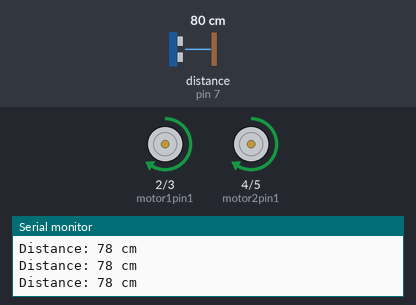
This sketch was run on a simulated Arduino Uno, built with avr-gcc and run on an emulated ATmega328P. On the bench: motor-driver pin pairs drawn as motors (green arrow = first pin HIGH = forward, orange = second pin HIGH = backward, longer = more drive, scaled by the enable pin), the last lines printed to the serial monitor. Wiring (inferred from the names in the program): ultrasonic range finder: trigger pin 6; echo pin 7. Inputs (shaded band) come from the test bench; at power-on: distance to the obstacle (sensor on pin 7) 80 cm. The echo pulse lasts 58.3 µs per cm.

Above: at 1.2 s.
1.3 s: distance to the obstacle (sensor on pin 7) set to 24 cm
2.8 s: distance to the obstacle (sensor on pin 7) set to 20 cm
At 3.8 s:
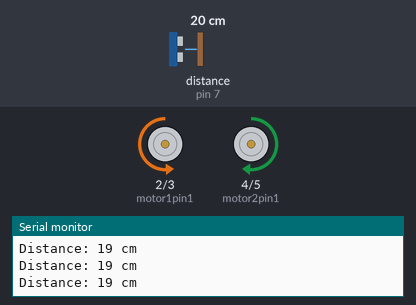
4.4 s: distance to the obstacle (sensor on pin 7) set to 35 cm
At 5.0 s:
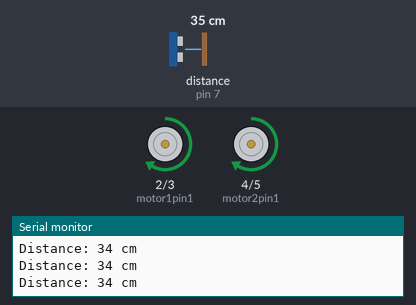
6.0 s: distance to the obstacle (sensor on pin 7) set to 2 cm
At 6.7 s:
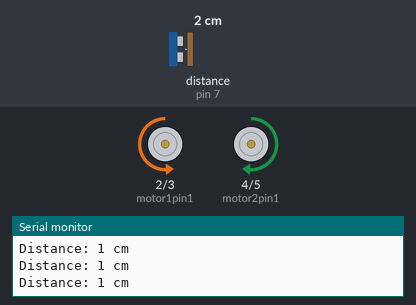
Timing chart, 0 to 8.6 s (numbered marks = the images above; inputs shaded):
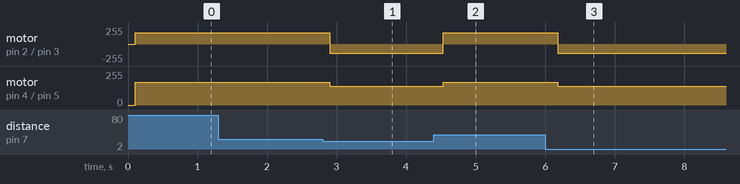

Measured:
- the behaviour switches between 22 and 21 cm on distance to the obstacle (sensor on pin 7) (found by bisection; images 0 and 1)
- after the input at 2.8 s, motor on pin 2 (motor1pin1) / pin 3 (motor1pin2): forward 170/255 → backward 141/255 after 0.10 s; motor on pin 4 (motor2pin1) / pin 5 (motor2pin2): forward 170/255 → forward 141/255 after 0.10 s
- after the input at 4.4 s, motor on pin 2 (motor1pin1) / pin 3 (motor1pin2): backward 141/255 → forward 170/255 after 0.14 s; motor on pin 4 (motor2pin1) / pin 5 (motor2pin2): forward 141/255 → forward 170/255 after 0.14 s
- after the input at 6.0 s, motor on pin 2 (motor1pin1) / pin 3 (motor1pin2): forward 170/255 → backward 141/255 after 0.18 s; motor on pin 4 (motor2pin1) / pin 5 (motor2pin2): forward 170/255 → forward 141/255 after 0.18 s

The sketch:

obstacle_avoiding_bot.ino
```cpp
int motor1pin1 = 2;
int motor1pin2 = 3;

int motor2pin1 = 4;
int motor2pin2 = 5;

int ENA = 10;
int ENB = 9;

//uses proximity sensing
const int trigPin = 6;    // Trigger pin of the ultrasonic sensor
const int echoPin = 7;   // Echo pin of the ultrasonic sensor

// Set initial motor speeds (adjust as needed for balance)
int speedA = 170; // Adjust from 0-255 for left motor
int speedB = 170; // Adjust from 0-255 for right motor

void setup() {
  Serial.begin(9600); // Initialize serial communication

  // put your setup code here, to run once:
  pinMode(motor1pin1, OUTPUT);
  pinMode(motor1pin2, OUTPUT);
  pinMode(motor2pin1, OUTPUT);
  pinMode(motor2pin2, OUTPUT);

  //initailize the ultrasonic sensors
  pinMode(trigPin, OUTPUT);
  pinMode(echoPin, INPUT);

  //initialize ena pins
  pinMode(ENA, OUTPUT);
  pinMode(ENB, OUTPUT);

  // Set initial motor speeds for balance
  analogWrite(ENA, speedA);
  analogWrite(ENB, speedB);
}

void loop() {
  int distance = proximity();
  if (distance <= 20) {
    left();
  } else {
    forward();
  }
}

int proximity() {
  long duration;
  int distance;

  // Send a 10µs pulse to the trigger pin
  digitalWrite(trigPin, LOW);
  delayMicroseconds(2);
  digitalWrite(trigPin, HIGH);
  delayMicroseconds(10);
  digitalWrite(trigPin, LOW);

  // Read the echo pin
  duration = pulseIn(echoPin, HIGH);

  // Calculate distance in cm
  distance = duration * 0.034 / 2;

  // Check for false readings
  if (distance <= 0 || distance > 400) {
    return 400; // Ignore bad readings
  }

  // Print the distance for debugging
  Serial.print("Distance: ");
  Serial.print(distance);
  Serial.println(" cm");

  delay(100); // Short delay before the next measurement
  return distance;
}

void forward() {
  // Enable motors with predefined speed values
  analogWrite(ENA, speedA);
  analogWrite(ENB, speedB);

  //motor 1
  digitalWrite(motor1pin1, HIGH);
  digitalWrite(motor1pin2, LOW);

  //motor 2
  digitalWrite(motor2pin1, HIGH);
  digitalWrite(motor2pin2, LOW);
}

void stop() {
  //motor 1
  digitalWrite(motor1pin1, LOW);
  digitalWrite(motor1pin2, LOW);

  //motor 2
  digitalWrite(motor2pin1, LOW);
  digitalWrite(motor2pin2, LOW);

  // Disable motors
  analogWrite(ENA, 0);
  analogWrite(ENB, 0);
}

void left() {
  // Reduce speed while turning
  analogWrite(ENA, (int)(speedA / 1.2));
  analogWrite(ENB, (int)(speedB / 1.2));

  //motor 1
  digitalWrite(motor1pin1, LOW);
  digitalWrite(motor1pin2, HIGH);

  //motor 2
  digitalWrite(motor2pin1, HIGH);
  digitalWrite(motor2pin2, LOW);
}

void right() {
  // Reduce speed while turning
  analogWrite(ENA, (int)(speedA / 1.2));
  analogWrite(ENB, (int)(speedB / 1.2));

  //motor 1
  digitalWrite(motor1pin1, HIGH);
  digitalWrite(motor1pin2, LOW);

  //motor 2
  digitalWrite(motor2pin1, LOW);
  digitalWrite(motor2pin2, HIGH);
}
```
